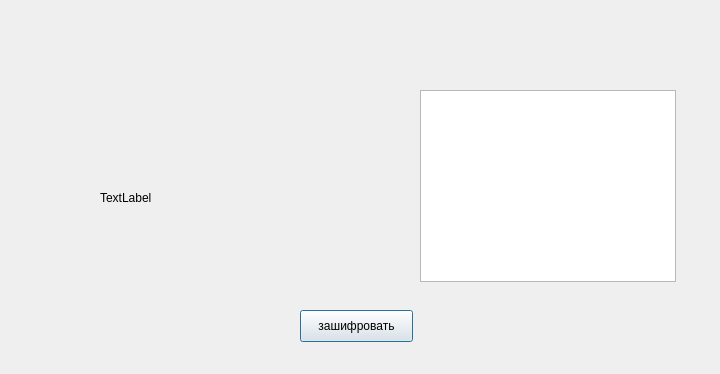
<?xml version="1.0" encoding="UTF-8"?>
<ui version="4.0">
 <class>encrypt</class>
 <widget class="QDialog" name="encrypt">
  <property name="geometry">
   <rect>
    <x>0</x>
    <y>0</y>
    <width>720</width>
    <height>374</height>
   </rect>
  </property>
  <property name="windowTitle">
   <string>Dialog</string>
  </property>
  <widget class="QTextBrowser" name="textBrowser">
   <property name="geometry">
    <rect>
     <x>420</x>
     <y>90</y>
     <width>256</width>
     <height>192</height>
    </rect>
   </property>
  </widget>
  <widget class="QPushButton" name="pushButton">
   <property name="geometry">
    <rect>
     <x>300</x>
     <y>310</y>
     <width>113</width>
     <height>32</height>
    </rect>
   </property>
   <property name="text">
    <string>зашифровать</string>
   </property>
  </widget>
  <widget class="QLabel" name="label">
   <property name="geometry">
    <rect>
     <x>100</x>
     <y>190</y>
     <width>59</width>
     <height>16</height>
    </rect>
   </property>
   <property name="text">
    <string>TextLabel</string>
   </property>
  </widget>
 </widget>
 <resources/>
 <connections/>
</ui>
